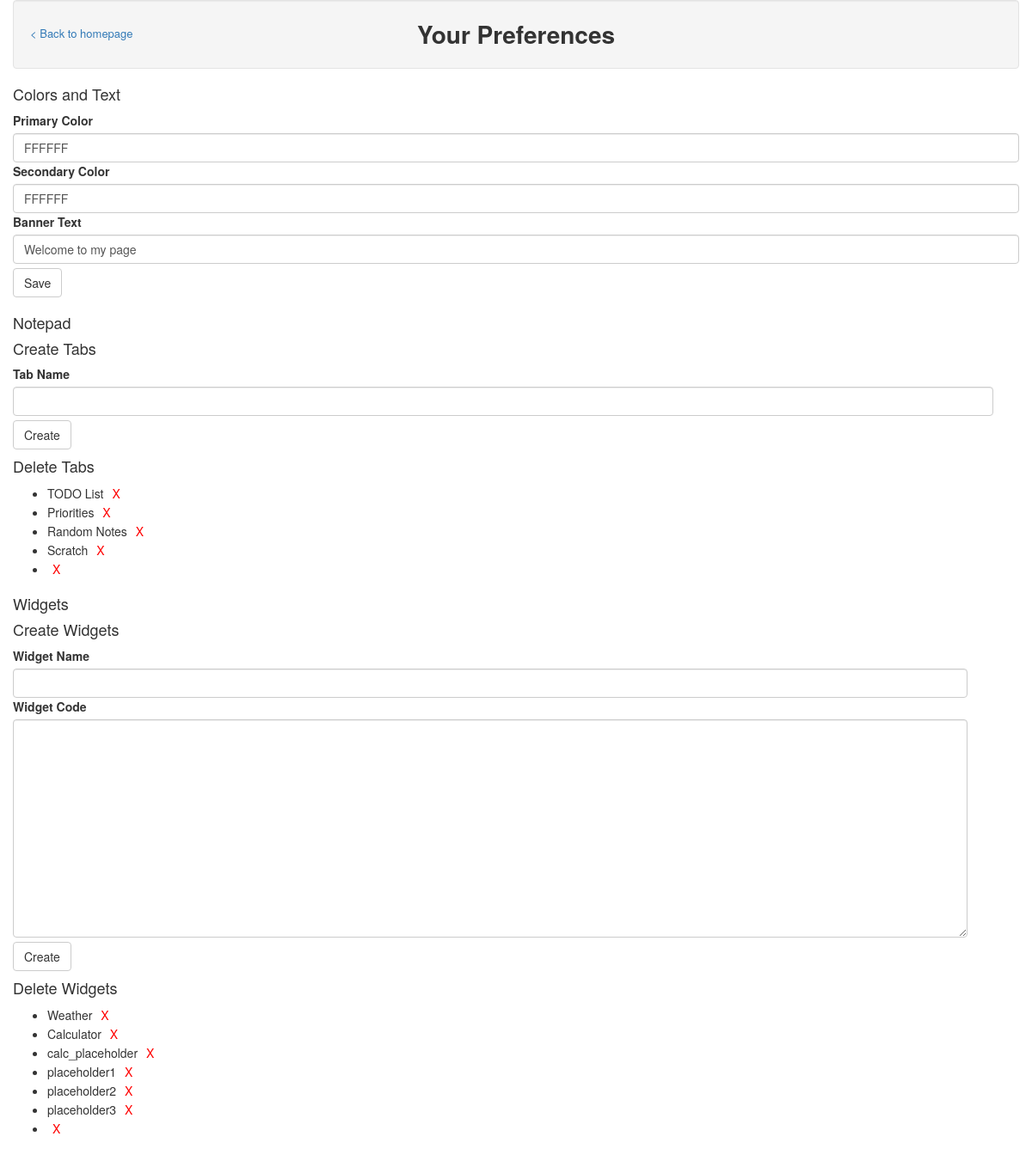
The page /homepage/preferences/ on the database its author committed.
### homepage/models.py (models this page shows, shortened)
class Preferences(models.Model):
	nickname = models.CharField(max_length=50)
	primary_color = models.CharField(max_length=6)
	secondary_color = models.CharField(max_length=6)
	banner_text = models.CharField(max_length=50)

class Notepad(models.Model):
	tab_name = models.CharField(max_length=25)
	tab_data = models.TextField(blank=True)

class Widget(models.Model):
	widget_name = models.CharField(max_length=200)
	widget_code = models.CharField(max_length=40000)

### homepage/views.py (the view)
class PreferencesView(generic.ListView):
	template_name = 'homepage/preferences.html'
	def get_queryset(self):
		return None
	def get_context_data(self, **kwargs):
		context = super(PreferencesView, self).get_context_data(**kwargs)
		context['bookmark_list'] = Bookmark.objects.all()
		context['widget_list'] = Widget.objects.all()
		context['notepad_data'] = Notepad.objects.all()
		context['preferences'] = Preferences.objects.all()
		return context
	@csrf_exempt
	def dispatch(self, *args, **kwargs):
		return super(PreferencesView, self).dispatch(*args, **kwargs)

### homepage/templates/homepage/preferences.html (shortened to what this page needs)
<!DOCTYPE HTML>
<html lang="en">
	<head>
		{% load staticfiles %}
		{% load homepage_extras %}
		<link rel="stylesheet" href="http://maxcdn.bootstrapcdn.com/bootstrap/3.3.5/css/bootstrap.min.css">
			<link rel="stylesheet" href="{% static 'homepage/css/preferences.css' %}"/>
	</head>
	<body>
		<div class="container-fluid">
			<div class="well">
				<div id="homepage_link">
					<a href="/homepage/"> &#60 Back to homepage</a>
				</div>
				<div id="title">
					Your Preferences
				</div>
			</div>
			<h4>Colors and Text</h4>
			<form id="colors_and_text" method="post" action="/homepage/modify_preferences/">
				<label for="primary_color">Primary Color</label>
				<input class="form-control" name="primary_color" id="primary_color" type="text" value="{{preferences.all.0.primary_color}}">
				<label for="secondary_color">Secondary Color</label>
				<input class="form-control" name="secondary_color" id="secondary_color" type="text" value="{{preferences.all.0.secondary_color}}">
				<label for="banner_text">Banner Text</label>
				<input class="form-control" name="banner_text" id="banner_text" type="text" value="{{preferences.all.0.banner_text}}">
				<div class="form-group col-md-12" style="margin-left:-15px; padding-top:5px">
				<button id="color_and_text_btn" class="btn btn-default" type="submit">Save</button>
			</form>
			<h4 style="padding-top: 10px">Notepad</h4>
			<h4>Create Tabs</h4>
			<form id="create_tab" method="post" action="/homepage/modify_preferences/">
				<label for="tab_name">Tab Name</label>
				<input class="form-control" name="tab_name" id="tab_name" type="text">
				<div class="form-group col-md-12" style="margin-left:-15px; padding-top:5px">
				<button id="create_tab_btn" class="btn btn-default" type="submit">Create</button>
			</form>
			<h4>Delete Tabs</h4>
			<ul>
				{% for tab in notepad_data%}
					<li>{{ tab.tab_name}}
						<button class="delete_tab_btn" value="{{tab.pk}}">X</button>
					</li>
				{% endfor %}
			</ul>
			<h4 style="padding-top: 10px">Widgets</h4>
			<h4>Create Widgets</h4>
			<form id="create_widget" method="post" action="/homepage/modify_preferences/">
				<label for="widget_name">Widget Name</label>
				<input class="form-control" name="widget_name" id="widget_name" type="text">
				<label for="widget_code">Widget Code</label>
				<textarea class="form-control" id="widget_code" name="widget_code" rows="12"></textarea>
				<div class="form-group col-md-12" style="margin-left:-15px; padding-top:5px">
				<button id="create_widget_btn" class="btn btn-default" type="submit">Create</button>
			</form>
			<h4>Delete Widgets</h4>
			<ul>
				{% for widget in widget_list%}
					<li>{{ widget.widget_name}}
						<button class="delete_widget_btn" value="{{widget.pk}}">X</button>
					</li>
				{% endfor %}
			</ul>
		</div>
	</body>
</html>

### homepage/static/homepage/css/preferences.css (style rules this page uses)
#title { text-align: center; font-size: 28px; font-weight: bold; }
#homepage_link { position: absolute; font-size: 13px; margin-top: 10px; }
.delete_widget_btn { color: red; background-color: white; border: none; }
.delete_tab_btn { color: red; background-color: white; border: none; }

### rows shown on the page
Preferences: primary_color "FFFFFF", secondary_color "FFFFFF", banner_text "Welcome to my page"
Notepad: tab_name "TODO List", {{ tab.pk }} 1 (drawn)
Notepad: tab_name "Priorities", {{ tab.pk }} 2 (drawn)
Notepad: tab_name "Random Notes", {{ tab.pk }} 3 (drawn)
Notepad: tab_name "Scratch", {{ tab.pk }} 4 (drawn)
Notepad: {{ tab.pk }} 10 (drawn)
Widget: widget_name "Weather", {{ widget.pk }} 2 (drawn)
Widget: widget_name "Calculator", {{ widget.pk }} 3 (drawn)
Widget: widget_name "calc_placeholder", {{ widget.pk }} 4 (drawn)
Widget: widget_name "placeholder1", {{ widget.pk }} 5 (drawn)
Widget: widget_name "placeholder2", {{ widget.pk }} 6 (drawn)
Widget: widget_name "placeholder3", {{ widget.pk }} 7 (drawn)
Widget: {{ widget.pk }} 26 (drawn)
